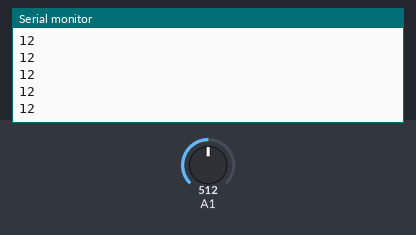
This sketch was run on a simulated Arduino Uno, built with avr-gcc and run on an emulated ATmega328P. Parts: the last lines printed to the serial monitor. The test bench sets the inputs (shaded band); at power-on: A1 = 512.

Above: at 1.2 s.
1.3 s: A1 set to 716
At 2.1 s:
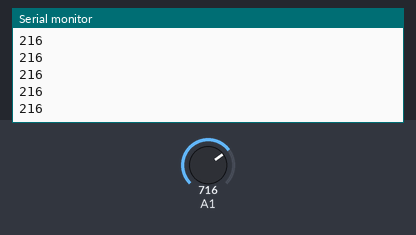
2.8 s: A1 set to 900
At 3.7 s:
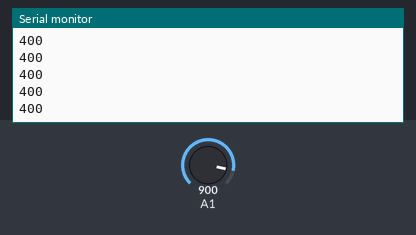
Timing chart, 0 to 5.8 s (numbered marks = the images above; inputs shaded):
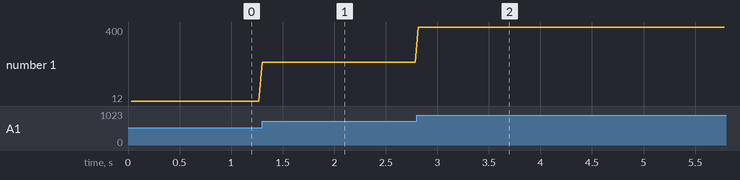

The sketch:

connect.ino
```cpp
int val = 0;

void setup()
{
  Serial.begin(115200);
}

void loop()
{
  delay(30);

  val = analogRead(1);
  Serial.println(val-500);
}
```

Measured:
- after the input at 1.3 s, the serial monitor: prints a new line at once (image 1)
- after the input at 2.8 s, the serial monitor: prints a new line at once (image 2)
- plotted number 1: 12 → 216 after the input at 1.3 s, 216 → 400 after the input at 2.8 s
